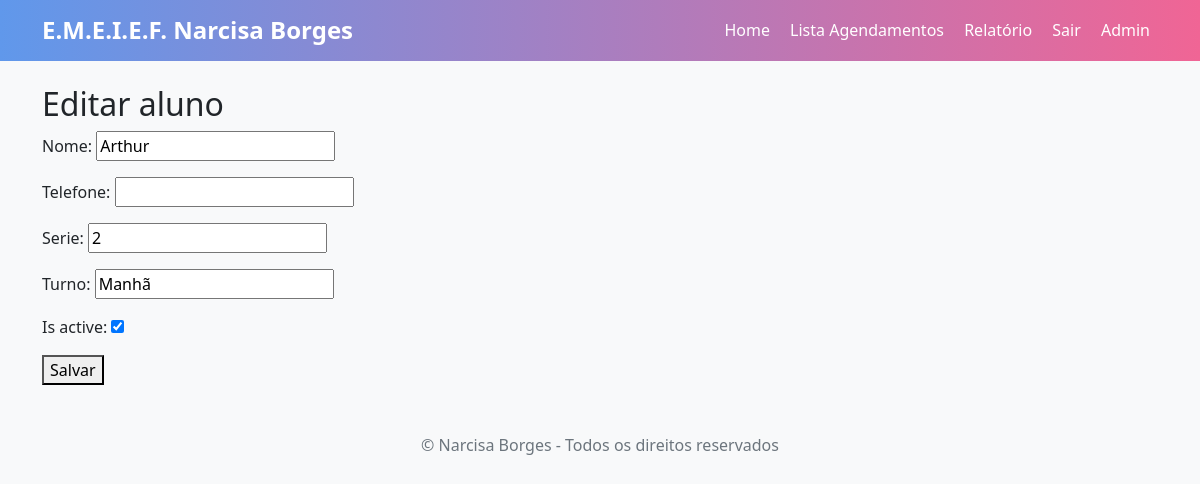
The app's page /alunos/editar/6/ (signed in) with its own data.
### escola/models/aluno.py (models this page shows, shortened)
class Aluno(models.Model):
    nome = models.CharField(max_length=100)
    serie = models.CharField(max_length=10, blank=True, null=False)
    turno = models.CharField(max_length=10, blank=True, null=False)
    telefone = models.CharField(max_length=20, blank=True, null=True)
    is_active = models.BooleanField(default=True)

### escola/views/aluno_view.py (the view)
# urls.py: path('editar/<int:pk>/', aluno_edit, name='aluno_edit'),
@login_required
@permission_required('escola.change_aluno', raise_exception=True)
def aluno_edit(request, pk):
    aluno = get_object_or_404(Aluno, pk=pk)
    if request.method == 'POST':
        form = AlunoForm(request.POST, instance=aluno)
        if form.is_valid():
            form.save()
            return redirect('alunos:alunos_list')
    else:
        form = AlunoForm(instance=aluno)
    return render(request, 'alunos/aluno_form.html', {'form': form, 'title': 'Editar aluno'})

### escola/forms/aluno_form.py
class AlunoForm(forms.ModelForm):
    class Meta:
        model = Aluno
        fields = ['nome','telefone','serie','turno','is_active']
        labels={
            Aluno.is_active:'Aluno ativo'
        }

### escola/templates/alunos/aluno_form.html (shortened to what this page needs)
{% extends 'base.html' %}
{% block content %}
<h2>{{ title }}</h2>
<form method="post">
    {{ form.as_p }}
    <button type="submit">Salvar</button>
</form>
{% endblock %}

### escola/templates/base.html (style rules this page uses)
body { background-color: #f8f9fa; }

### records on screen
Aluno: nome "Arthur", serie "2", turno "Manhã", is_active "☑"

### other values on screen
{{ title }} "Editar aluno"
